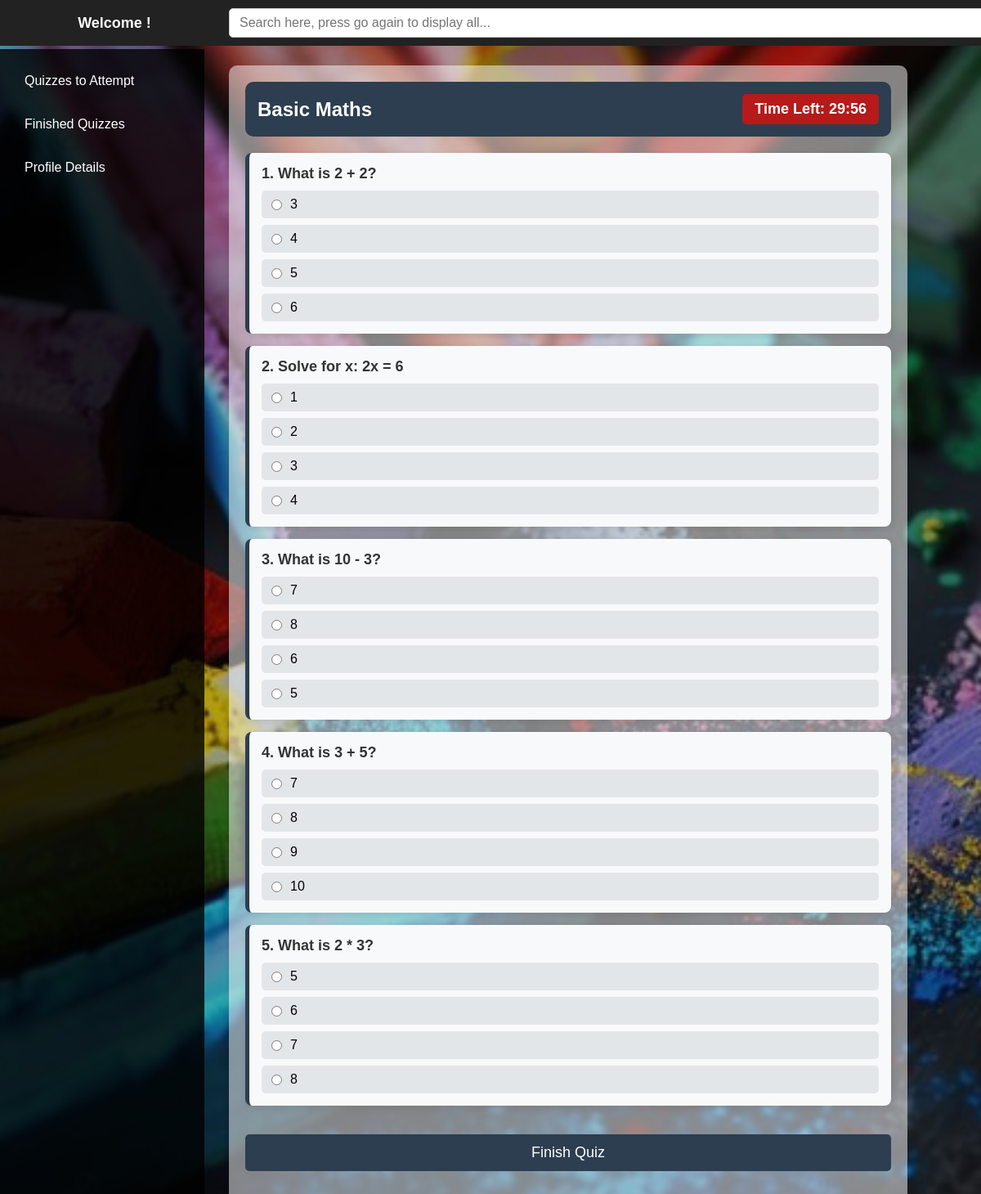
The page /attempt_quiz/1 (signed in) on the database its author committed.
### tables this page shows
CREATE TABLE quiz (
            id INTEGER PRIMARY KEY AUTOINCREMENT,
            quiz_name TEXT NOT NULL,
            chapter_id INTEGER,
            date DATE NOT NULL,
            duration INTEGER NOT NULL, -- Duration in minutes
            remark TEXT,
            no_of_qns INTEGER NOT NULL,
            FOREIGN KEY (chapter_id) REFERENCES chapter(id)
        );

CREATE TABLE question (
            id INTEGER PRIMARY KEY AUTOINCREMENT,
            quiz_id INTEGER,
            question_text TEXT NOT NULL,
            option_1 TEXT NOT NULL,
            option_2 TEXT NOT NULL,
            option_3 TEXT NOT NULL,
            option_4 TEXT NOT NULL,
            correct_option INTEGER NOT NULL,
            FOREIGN KEY (quiz_id) REFERENCES quiz(id)
        );

### app.py (the view)
@app.route('/attempt_quiz/<int:quiz_id>', methods=['GET', 'POST'])
@login_required(role='student')
def attempt_quiz(quiz_id):
    conn = sqlite3.connect(DATABASE)
    conn.row_factory = sqlite3.Row
    cursor = conn.cursor()
    cursor.execute("SELECT quiz_name, duration FROM quiz WHERE id = ?", (quiz_id,))
    quiz = cursor.fetchone()
    if not quiz:
        conn.close()
        flash("Quiz not found.", "error")
        return redirect(url_for('student_page'))
    if request.method == 'POST':
        selected_answers = request.form  # Get submitted answers
        cursor.execute("SELECT id, correct_option FROM question WHERE quiz_id = ?", (quiz_id,))
        questions = cursor.fetchall()
        score = 0
        for question in questions:
            question_id = f"q{question['id']}"  # Match form input names
            correct_answer = str(question['correct_option'])
            if question_id in selected_answers and selected_answers[question_id] == correct_answer:
                score += 1  # Increase score if correct
        cursor.execute("SELECT total_user_score FROM scores WHERE quiz_id = ? AND user_id = ?",
                       (quiz_id, session['user_id']))
        existing_score = cursor.fetchone()
        if existing_score:
            cursor.execute(
                "UPDATE scores SET total_user_score = ?, timestamp = CURRENT_TIMESTAMP WHERE quiz_id = ? AND user_id = ?",
                (score, quiz_id, session['user_id'])
            )
        else:
            cursor.execute(
                "INSERT INTO scores (quiz_id, user_id, total_user_score) VALUES (?, ?, ?)",
                (quiz_id, session['user_id'], score)
            )
        cursor.execute("""
            SELECT IFNULL(SUM(total_user_score), 0) AS total_score
            FROM scores
            WHERE user_id = ?
        """, (session['user_id'],))
        cumulative_score = cursor.fetchone()['total_score']
        cursor.execute("UPDATE users SET score = ? WHERE id = ?",
                       (cumulative_score, session['user_id']))
        conn.commit()
        conn.close()
        flash(f"Quiz submitted successfully! Your score: {score}", "success")
        return redirect(url_for('student_page'))
    else:
        cursor.execute("SELECT * FROM question WHERE quiz_id = ?", (quiz_id,))
        questions = cursor.fetchall()
        conn.close()
        return render_template('attempt.html', quiz=quiz, questions=questions)

### app.py (called while the page is built)
def login_required(role=None):
    def decorator(f):
        @wraps(f)
        def decorated_function(*args, **kwargs):
            if 'user_id' not in session:
                return redirect(url_for('login'))  # Redirect to login if not logged in
            if role and session.get('role') != role:
                return redirect(url_for('login'))  # Redirect if user doesn't have the correct role
            return f(*args, **kwargs)
        return decorated_function
    return decorator

### templates/attempt.html (shortened to what this page needs)
{% extends 'student_base.html' %}
{% block page_content %}
<div class="quiz-container">
    <div class="quiz-header">
        <h2 class="quiz-title">{{ quiz['quiz_name'] }}</h2>
        <div id="timer" class="quiz-timer"></div>
    </div>
    <form method="POST" id="quiz-form">
        {% for question in questions %}
            <div class="question-card">
                <p class="question-text"><strong>{{ loop.index }}. {{ question['question_text'] }}</strong></p>
                <div class="options">
                    {% for i in range(1, 5) %}
                        <label class="option-label">
                            <input type="radio" name="q{{ question['id'] }}" value="{{ i }}">
                            <span class="option-text">{{ question['option_' ~ i] }}</span>
                        </label>
                    {% endfor %}
                </div>
            </div>
        {% endfor %}
        <button type="submit" class="btn finish-btn">Finish Quiz</button>
    </form>
</div>
{% endblock %}

### static/css/style.css (style rules this page uses)
* { margin: 0; padding: 0; box-sizing: border-box; }
body { font-family: "Comic Sans MS", "Chalkboard", sans-serif; background: url('../images/chlkbrd41.jpg') no-repeat center center fixed; background-size: cover; color: #ffffff; }
html, body { overflow: auto; height: 100%; }
html { scrollbar-width: none; -ms-overflow-style: none; }
.btn { padding: 6px 12px; border: none; border-radius: 5px; font-size: 1rem; color: white; text-decoration: none; cursor: pointer; transition: background-color 0.3s ease; }
.quiz-header { display: flex; justify-content: space-between; align-items: center; background: #2c3e50; color: white; padding: 15px; border-radius: 10px; margin-bottom: 20px; }
.quiz-title { font-size: 24px; }
.quiz-timer { font-size: 18px; font-weight: bold; background: rgb(182, 26, 26); padding: 8px 15px; border-radius: 5px; }
.question-card { background: #f8f9fa; border-left: 5px solid #2c3e50; padding: 15px; border-radius: 8px; margin-bottom: 15px; box-shadow: 2px 2px 8px rgba(0, 0, 0, 0.1); }
.question-text { font-size: 18px; margin-bottom: 10px; color: #333; }
.options { display: flex; flex-direction: column; gap: 8px; }
.option-label { display: flex; align-items: center; padding: 8px 12px; border-radius: 5px; background: #e3e6e8; transition: 0.3s; cursor: pointer; }
.option-label input { margin-right: 10px; }
.option-text { font-size: 16px; color: black; }
.finish-btn { width: 100%; margin-top: 20px; background: #2c3e50; color: white; padding: 12px; font-size: 18px; border: none; cursor: pointer; border-radius: 5px; }

### rows shown on the page
quiz: quiz_name "Basic Maths"
question: question_text "What is 2 + 2?", option_1 "3" "4" "5" "6"
question: question_text "Solve for x: 2x = 6", option_1 "1" "2" "3" "4"
question: question_text "What is 10 - 3?", option_1 "7" "8" "6" "5"
question: question_text "What is 3 + 5?", option_1 "7" "8" "9" "10"
question: question_text "What is 2 * 3?", option_1 "5" "6" "7" "8"
